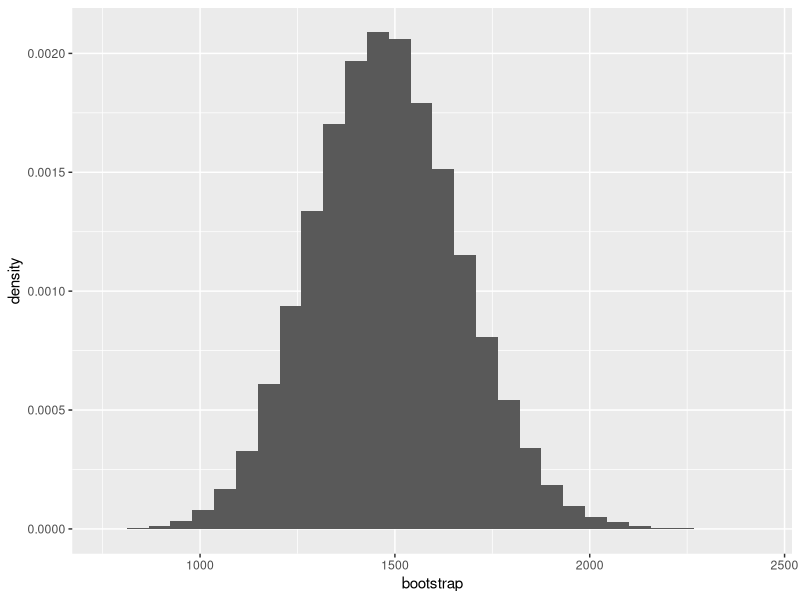

R code for this plot:
## 1.2
survivalTimes = c(1552, 627, 884, 2183, 1354, 1354, 1014, 2420,  71, 3725,
	          2195, 2586, 1577, 1766, 1325, 1299, 159, 1825, 965, 695)
B = 100000

###(a)
mu0 = 1020
sd0 = sd(survivalTimes)
n = length(survivalTimes)

set.seed(777)
t.obs = (mean(survivalTimes)-mu0)/(sd0/sqrt(n))
t.star = numeric(B)
z=survivalTimes-mean(survivalTimes)+mu0 
for(i in 1:B){
    z.star    = sample(z,n,replace=T)
    sd.z.star = sd(z.star)
    t.star[i] = (mean(z.star)-mu0)/(sd.z.star/sqrt(n))
}
# decision on H0 based on the p.value
p.value <- sum(t.star>t.obs)/B; p.value

###(b)
set.seed(777)
alpha = 0.1
t.star = numeric(B)
t= mean(survivalTimes)
for(i in 1:B){
    x.boot = sample(survivalTimes, length(survivalTimes), replace=T)
    t.star[i] = mean(x.boot)
}

### pivotal CI (review)
delta.star = t.star - t
d = quantile(delta.star, c(alpha/2,1-alpha/2))
ci.boot = t - c(d[2],d[1])
names(ci.boot) <- c("5%", "95%")
ci.boot

library(ggplot2)
p1 <- ggplot(data.frame(bootstrap = t.star), aes(x = bootstrap)) +
      geom_histogram(aes(y = after_stat(density)))
plot(p1)

## percentile 90% CI
d = quantile(t.star, c(alpha/2,1-alpha/2)); d

##(c)
set.seed(777)
u <- c(alpha/2, 1-alpha/2) #desired quantiles
z <- qnorm(mean(t.star < t)) 
z.u <- qnorm(u)

## calculate accelaration using an estimator
t.star.jack = numeric(length(survivalTimes))
for(i in 1:length(survivalTimes)){
    t.star.jack[i] = mean(survivalTimes[-i])
}
mean.t.star.jack <- mean(t.star.jack)
a.hat <- sum((mean.t.star.jack - t.star.jack)^3)/(6*(sum((mean.t.star.jack - t.star.jack)^2))^(3/2))

#Adjusted quantiles
u_adjusted <- pnorm(z + (z+z.u)/(1-a.hat*(z+z.u))) 

#Accelerated Bootstrap CI
quantile(t.star, u_adjusted)

## (d)
set.seed(777)
library(boot)
boot.T <- function(data,indices){
    return(mean(data[indices,]))
}
boot.mean <- boot(data=as.data.frame(survivalTimes),statistic = boot.T,R=B)
boot.ci(boot.mean,type=c("basic","norm","perc", "bca"), conf=0.9) #TODO usar o mesmo bootstrap sample em vez de criar um novo (perguntar à professora)

## (e)
P.mean = mean(survivalTimes > 1100); P.mean

## (f)
### bootstrap
set.seed(777)
B= 10000
t.star.boot=numeric(B)
for(i in 1:B){
    survivalTimes.sample = sample(survivalTimes,length(survivalTimes),replace =T)
    t.star.boot[i] = mean(survivalTimes.sample > 1100)
}

t.star.boot.mean =mean(t.star.boot); t.star.boot.mean
t.star.boot.bias = t.star.boot.mean - P.mean; t.star.boot.bias
t.star.boot.var = var(t.star.boot); t.star.boot.var
t.star.boot.sd = sqrt(t.star.boot.var); t.star.boot.sd

### jackknife
set.seed(777)
t.star.jack=numeric(length(survivalTimes))
for(i in 1:length(survivalTimes)){
    t.star.jack[i] = mean(survivalTimes[-i] > 1100)
}

t.star.jack.mean = mean(t.star.jack); t.star.jack.mean
t.star.jack.bias = (t.star.jack.mean - P.mean) * (n-1); t.star.jack.bias
t.star.jack.var = mean((t.star.jack - t.star.jack.mean)^2) * (n-1); t.star.jack.var
t.star.jack.sd = sqrt(t.star.jack.var); t.star.jack.sd;

### (g)
set.seed(777)
B= 10000
t.star.boot=numeric(B)
t.star.jack=numeric(length(survivalTimes))
for(i in 1:B){
    z.star = sample(survivalTimes,length(survivalTimes),replace =T)
    t.star.boot[i] = mean(z.star > 1100)
}
for(i in 1:B){
    t.star.jack[i] = sd(t.star.boot[-i])
}

t.star.jack.var = mean((t.star.jack - mean(t.star.jack))^2) * (n-1); t.star.jack.var
t.star.jack.sd = sqrt(t.star.jack.var); t.star.jack.sd;
